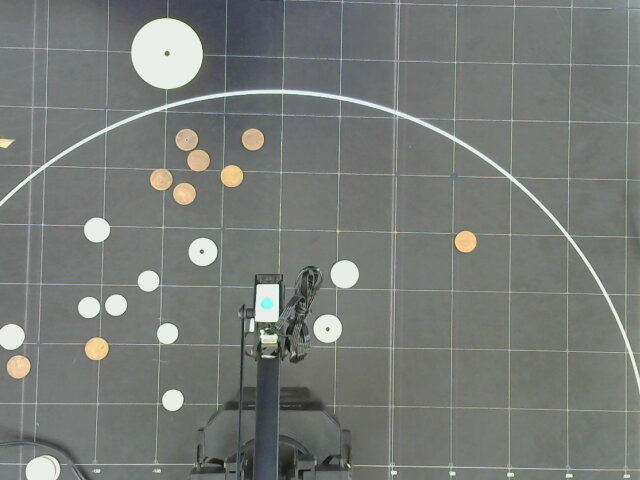
#> input picture Python/coin-sorter/backup/blob/img/2018-04-18-112042.jpg, 640 x 480 px, given in place of the camera
$ python main.py   (older library calls are emulated)
#> lines starting #> are read from the running program, lines starting #| are printed output that depends on the picture; after the words box and inside, x2 and y2 are one past the last pixel; in counts of white or black regions, pixels touching at a corner belong together
#!/usr/bin/python3
import json
import cgi, cgitb
import cv2
import numpy as np
import pandas as pd
import time, sys ,os ,glob

#Application type
print("Content-type: application/json")
print()

form = cgi.FieldStorage()
urlq = form.getvalue('url')

#Image resizing
orginal_width,orginal_height  = 600 ,350
image_width,image_height      = 960 ,540

#Finding the ratio
ratio_x,ratio_y = orginal_width/image_width , orginal_height/image_height


## Straightend the image using four points
def order_points(pts):
   rect = np.zeros((4, 2), dtype = "float32")
   s = pts.sum(axis = 1)
   rect[0] = pts[np.argmin(s)]
   rect[2] = pts[np.argmax(s)]
   diff = np.diff(pts, axis = 1)
   rect[1] = pts[np.argmin(diff)]
   rect[3] = pts[np.argmax(diff)]
   return rect


# Strightend the image using four points
def four_point_transform(image, pts):
   rect = order_points(pts)
   (tl, tr, br, bl) = rect
   widthA = np.sqrt(((br[0] - bl[0]) ** 2) + ((br[1] - bl[1]) ** 2))
   widthB = np.sqrt(((tr[0] - tl[0]) ** 2) + ((tr[1] - tl[1]) ** 2))
   maxWidth = max(int(widthA), int(widthB))
   maxWidth = image_width
   heightA = np.sqrt(((tr[0] - br[0]) ** 2) + ((tr[1] - br[1]) ** 2))
   heightB = np.sqrt(((tl[0] - bl[0]) ** 2) + ((tl[1] - bl[1]) ** 2))
   maxHeight = max(int(heightA), int(heightB))
   maxHeight = image_height
   dst = np.array([
      [0, 0],
      [maxWidth - 1, 0],
      [maxWidth - 1, maxHeight - 1],
      [0, maxHeight - 1]], dtype = "float32")

   M = cv2.getPerspectiveTransform(rect, dst)
   warped = cv2.warpPerspective(image, M, (maxWidth, maxHeight))
   warped = cv2.flip( warped, 0 )
   #returns the image with frame points as boundaries
   return warped

#Finds and returns coinsize
def coin_by_size(keyPoint,test_frame):
   global ratio_y
   coin = 0

   x, y ,s = keyPoint.pt[0] , keyPoint.pt[1], keyPoint.size

   if int(s*ratio_y)>16 and int(s*ratio_y)<19:

      pixel= test_frame[int(y), int(x)]
      # normal_List = np.array(pixel).tolist()
      r_code = pixel[2]
      g_code = pixel[1]
      b_code = pixel[0]

      r_Max =  color_code_df['R'].max()+20
      r_Min =  color_code_df['R'].min()-20
      g_Max =  color_code_df['G'].max()+20
      g_Min =  color_code_df['G'].min()-20
      b_Max =  color_code_df['B'].max()+30
      b_Min =  color_code_df['B'].min()-10


      if (r_Min <= r_code <= r_Max) and (g_Min <= g_code <= g_Max) and (b_Min <=  b_code <= b_Max) :
         coin = 10
      else:
         coin = 1

   elif int(s*ratio_y)>=20 and int(s*ratio_y)<=22:
      coin = 5

   elif int(s*ratio_y)>=23 and int(s*ratio_y)<=26:
      coin = 25

   return coin


#Function to correct the errors
def error_correction(X,Y):
   if(Y > 30):
      Y +=  3
   if(Y > 140):
      Y +=  3
   if(Y > 190):
      Y +=  3
   if(Y > 240):
      Y +=  2
   if(Y > 290):
      Y +=  3

   if(X > 150):
      X -= 2
   if(X > 200):
      X -= 1
   if(X > 250):
      X -= 3
   if(X < 0):
      X += 2
   if(X < -100):
      X += 1
   if(X < -150):
      X += 2
   if(X < -200):
      X += 1
   if(X < -250):
      X += 3

   return X, Y


#detect keypoint and then circling it
def Coinfinder(img):
   coin  = 0
   global ratio_x, ratio_y ,Arm_Flag , edge_Points_df ,color_code_df,armOn
   test_frame = img.copy()
   color_code_df = pd.read_csv("color_code_df.csv")
   keypoints = blob_function(img)
   f= open("cord.txt","w+")
   for keyPoint in keypoints:
      x, y ,s = keyPoint.pt[0] , keyPoint.pt[1], keyPoint.size
      X, Y  = 310-(x*ratio_y) ,(y*ratio_x)
      X, Y  = error_correction(X,Y)
      coin = coin_by_size(keyPoint ,test_frame)
      # combining x,y and coin values
      co_coin = str(X)+","+str(Y)+","+str(coin)
      # writing co_coin to file
      f.write(co_coin)
      f.write('\n')

      ## Final Image display
      cord_text = str(int(Y))+","+str(int(X))+"->"+str(coin)
      center = (int(x), int(y))

      line_1x  ,line_1y, line_1x1 ,line_1y1  = x+(s/2) , y ,x-(s/2) , y
      line_2x  ,line_2y, line_2x1 ,line_2y1  = x , y +(s/2) ,x , y -(s/2)

      cv2.putText(img, cord_text, center, cv2.FONT_HERSHEY_SIMPLEX,.4, (255, 255, 1), 1)
      cv2.line(img, (int(line_1x1) ,int(line_1y1)), (int(line_1x), int(line_1y)),(255, 0, 255), 1)
      cv2.line(img, (int(line_2x1) ,int(line_2y1)), (int(line_2x), int(line_2y)),(255, 0, 255), 1)
      cv2.circle(img, center, 1, (0, 100, 100), 1)
      data = cv2.drawKeypoints(img, keypoints, np.array([]), (0,0,255), cv2.DRAW_MATCHES_FLAGS_DRAW_RICH_KEYPOINTS)
   f.close()
   return data


#function to detect blobs
def blob_function(img):
   params = cv2.SimpleBlobDetector_Params()

   params.minThreshold = 10
   params.maxThreshold = 256

   # Filter by Circularity
   params.filterByCircularity = True
   params.minCircularity = 0.8

   # Filter by Area.
   params.filterByArea = True
   params.filterByArea = True
   params.minArea = 30


   # Filter by Convexity
   params.filterByConvexity = True
   params.minConvexity = 0.87

   # Filter by Inertia
   params.filterByInertia = True
   params.minInertiaRatio = 0.1

   params.filterByColor=True
   params.blobColor=255

   # Create a detector with the parameters
   ver = (cv2.__version__).split('.')
   if int(ver[0]) < 3 :
      detector = cv2.SimpleBlobDetector(params)
   else :
      detector = cv2.SimpleBlobDetector_create(params)

   # Detect blobs.
   keypoints = detector.detect(img)
   return keypoints


def main(url):
   #Video Capture
   camera = cv2.VideoCapture(url)
   _, orginial_img = camera.read()
#> orginial_img is the input picture: shape (480, 640, 3); mean B, G, R 119.8, 123.2, 119.9

   #getting the RGB values from CSV file
   color_code_df = pd.read_csv("color_code_df.csv")
#> (reads Python/coin-sorter/new/color_code_df.csv from the repository)
   #getting the edges values
   edge_Points_df =pd.read_csv("edge_Points_df.csv")
#> (reads Python/coin-sorter/new/edge_Points_df.csv from the repository)
   edge_Points_df['X'] = edge_Points_df['X'].astype(int)
   edge_Points_df['Y'] = edge_Points_df['Y'].astype(int)

   # getting four edge points from csv
   coords = "[({}, {}), ({}, {}),({}, {}), ({}, {}) ]".format(edge_Points_df['X'][0],edge_Points_df['Y'][0],edge_Points_df['X'][1],edge_Points_df['Y'][1],edge_Points_df['X'][2],edge_Points_df['Y'][2],edge_Points_df['X'][3],edge_Points_df['Y'][3])
   pts = np.array(eval(coords), dtype = "float32")

   # resizing the frame
   img_width,img_height = int(orginial_img.shape[1]/2) , int(orginial_img.shape[0]/2)
#> img_width = 320; img_height = 240
   # img_width,img_height = int(original_img.shape[1]/1.33333333) , int(original_img.shape[0]/1.33333333)
   frame = cv2.resize( orginial_img,(img_width,img_height))
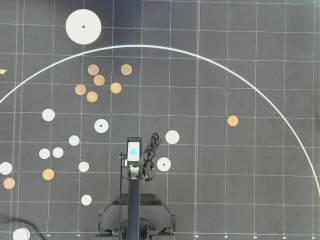
#> frame: shape (240, 320, 3); mean B, G, R 119.9, 123.3, 120.1

   # cut the image using four points
   resizedimage =  four_point_transform(frame,pts)
#> in four_point_transform, `warped = cv2.warpPerspective(image, M, (maxWidth, maxHeight))`:
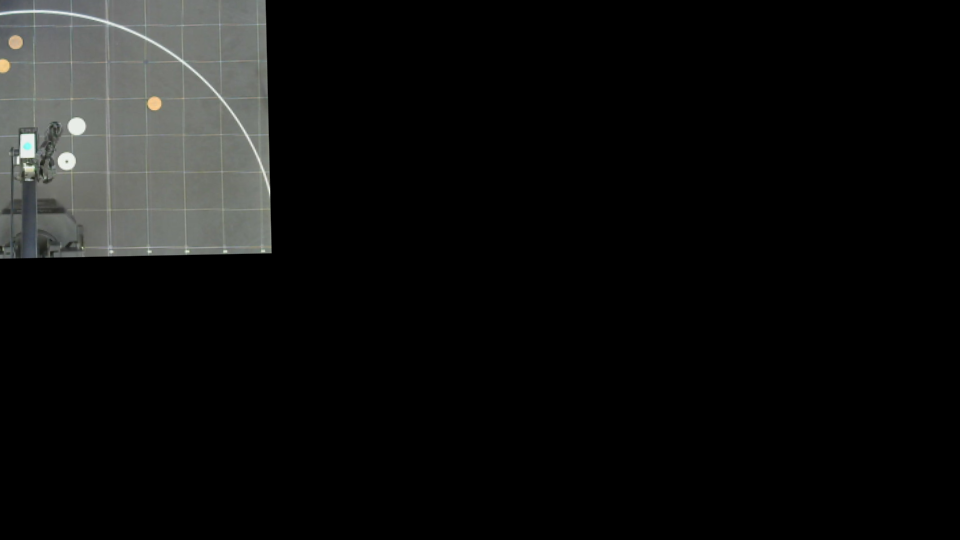
#> warped: shape (540, 960, 3); mean B, G, R 15.4, 16, 15.6
#> in four_point_transform, `warped = cv2.flip( warped, 0 )`:
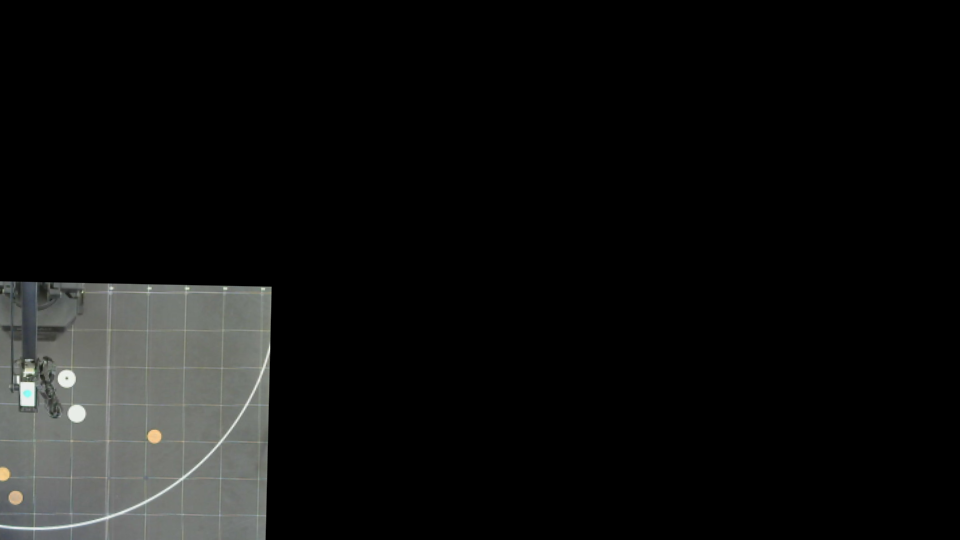
#> warped: shape (540, 960, 3); mean B, G, R 15.4, 16, 15.6
   # cv2.imwrite("resizedimage.png" , resizedimage)

   ## send the frame to find the co-ordinates and coin
   data =  Coinfinder(resizedimage)
#> in blob_function, `keypoints = detector.detect(img)`: keypoints = 4 keypoints; (x, y, size): (76, 413, 16.5), (15, 497, 12.9), (154, 436, 12.7), (4, 474, 10.8)
#> the loop in Coinfinder, `for keyPoint in keypoints:` made 4 passes
#> after the loop in Coinfinder, `for keyPoint in keypoints:`:
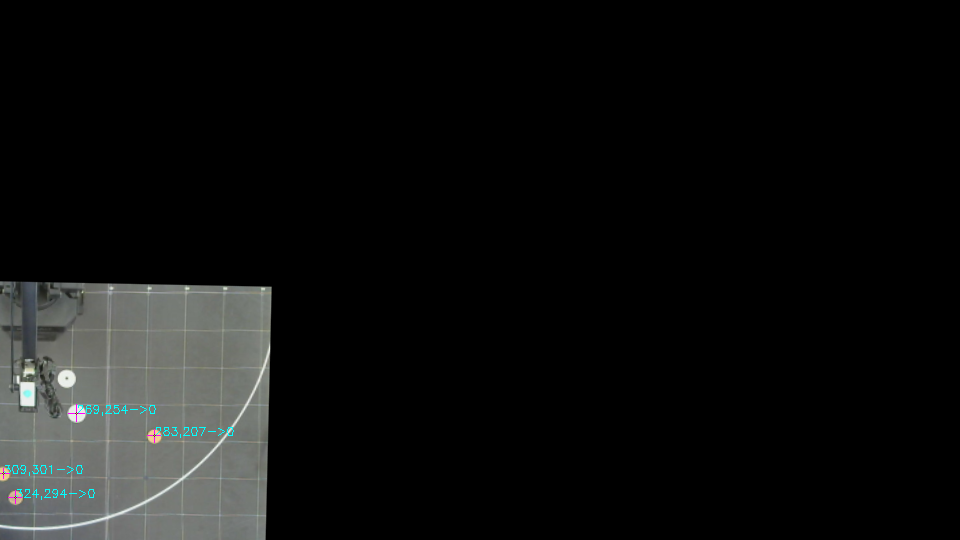
#> img: shape (540, 960, 3); 0.15% of pixels changed, all inside (x1, y1, x2, y2) = (0, 404, 234, 504)
   cv2.imwrite("coin.png" , data)
   camera.release()
   cv2.destroyAllWindows()


   response={}
   response["status"] = 200
   response["msg"] = "coins detecde"
   print(json.dumps(response))

#Main function call
main(urlq)
